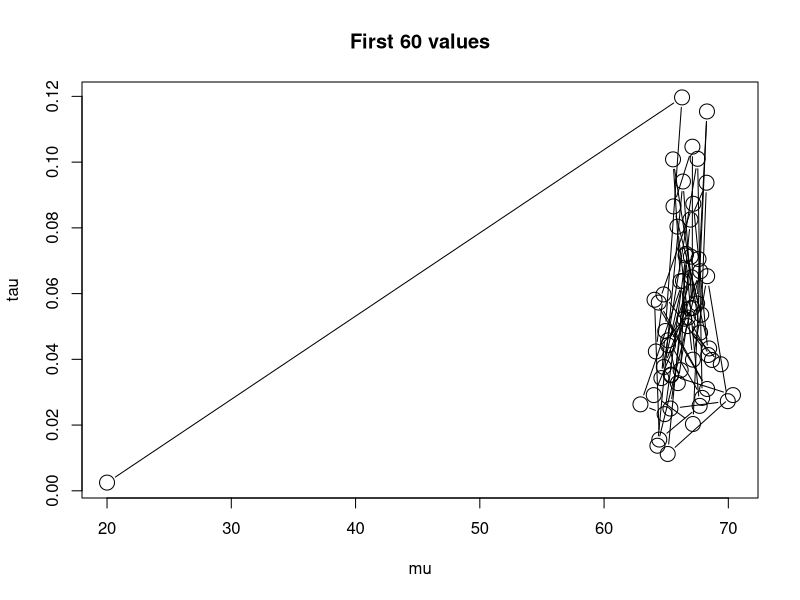
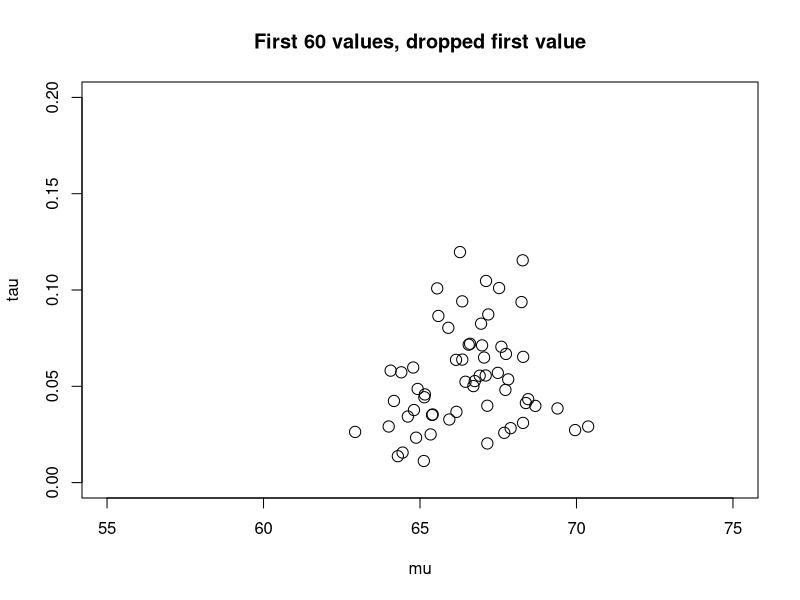
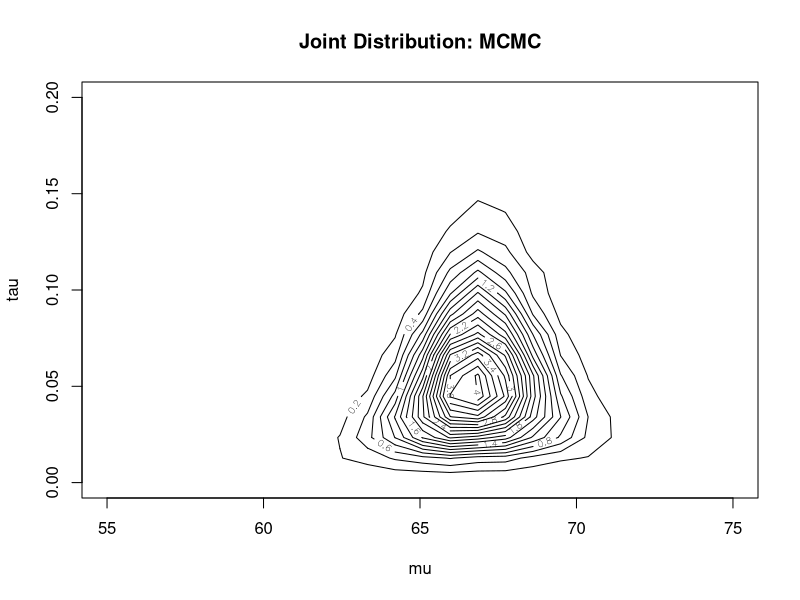
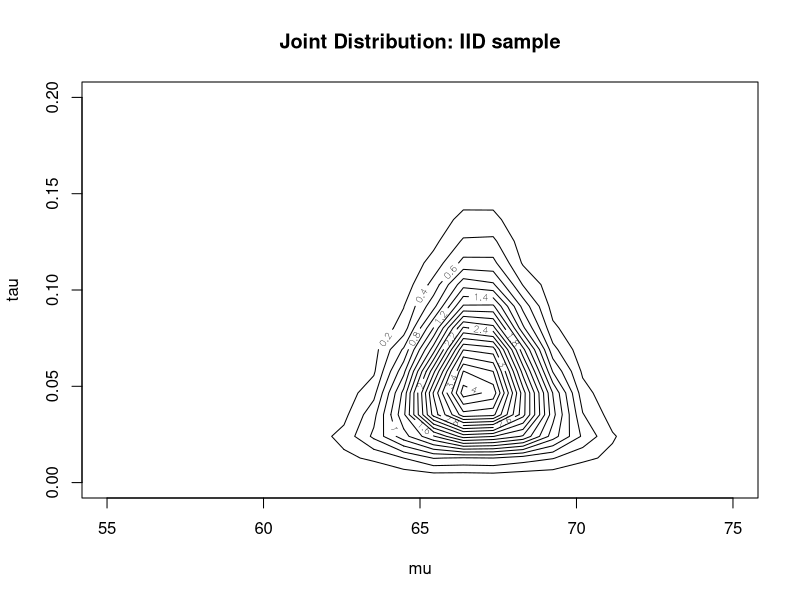
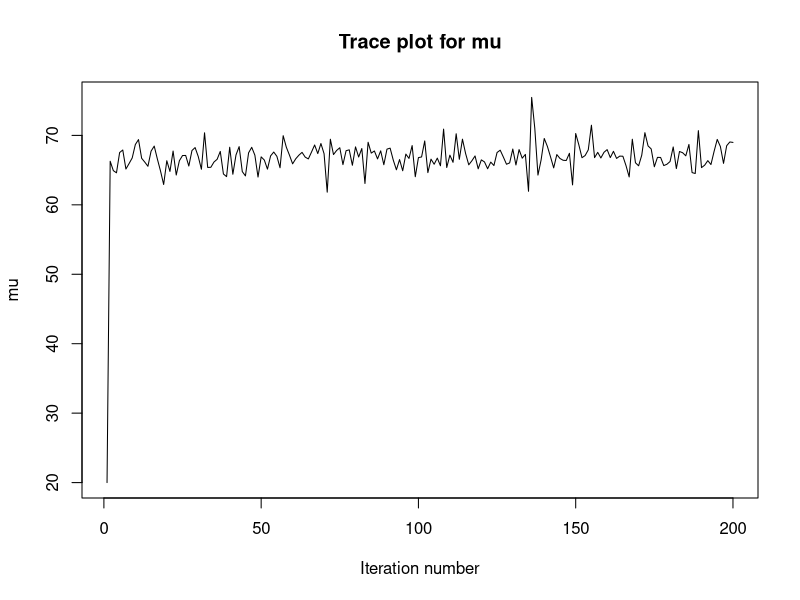
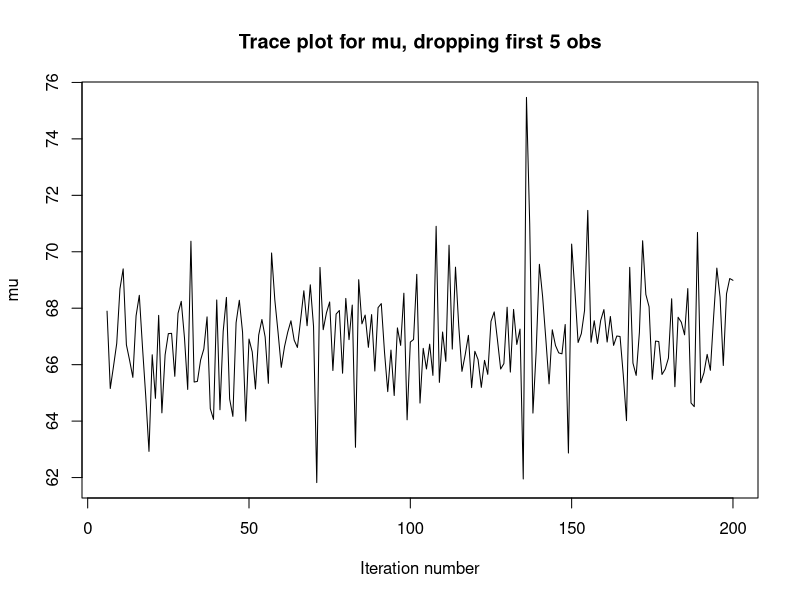
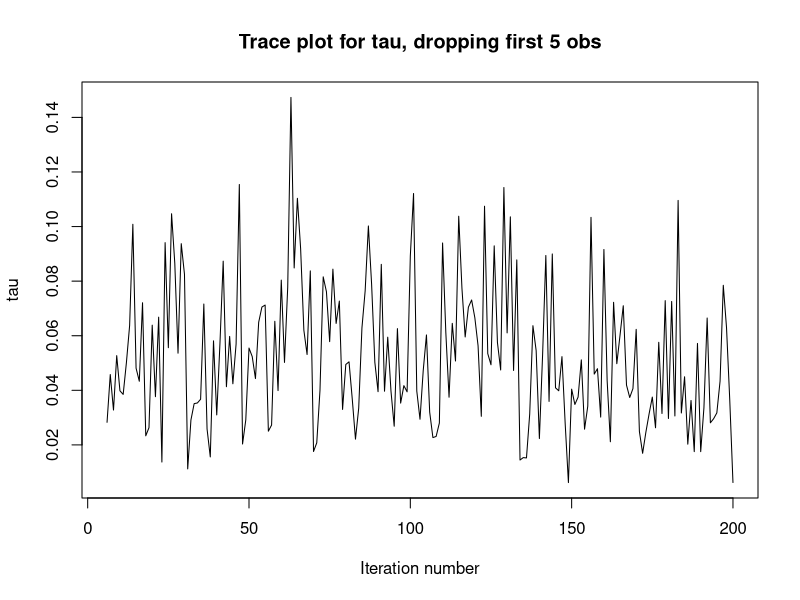
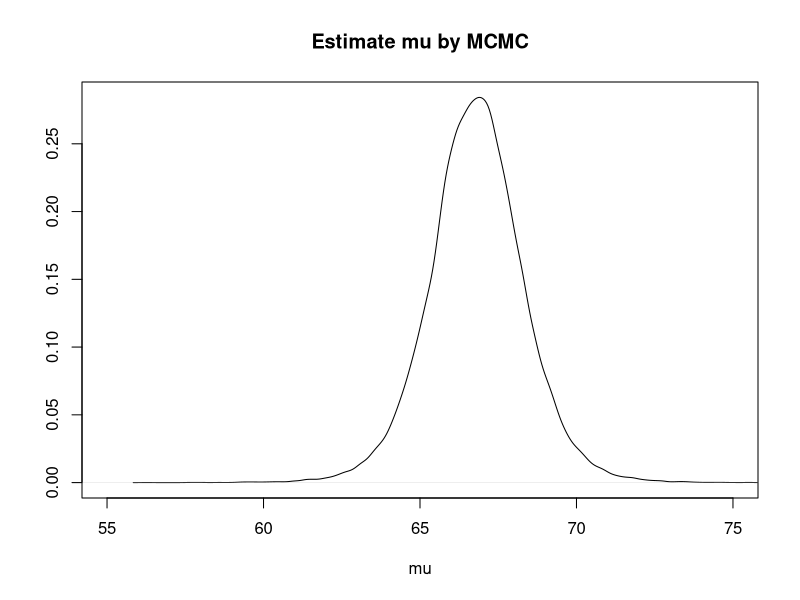

R code for these plots, in order:
#
#  SimpMCMCJpeg.r
#
#  modified from SimpMCMC.r, but output is now jpeg files....
#  -------------------
#
#  SimplMCMC.r
#  January 24,2011
#  This file will generate an MCMC sample of normal data 
#   and produce a series of plots for this data
#
#  NOTE: all plot files are saved to directory: 
#     "c:/mike workstation/bayescourse9/plots."   
#  You may want to change this....
#

# prior
mu0<-66; theta<-4; alp<-1; bet<-25

# data
x<-c(64, 73, 64, 63, 69, 71)
xbar<-mean(x)
n<-length(x)

# starting values
muStart<-20;tauStart<-0.0025;

#  MCMC parameters
nbig<-50000; 
set.seed(333); # The purpose of set.seed is to get the same random values

if(T){        # set to true to rerun the MCMC
# Initialize chain
mu<-rep(nbig, 0)
tau<-rep(nbig,0)

mu[1]<-muStart; tau[1]<-tauStart

mu0p<- (theta*mu0+n*xbar)/(theta+n)  # does not change in loop
alpp<-alp+(0.5)*(n+1)                # does not change in loop

tau0p<-rep(nbig,0)
betp<-rep(nbig,0)

for(i in 2:nbig){
	# sample mu
	tau0p[i]<-tau[i-1]*(n+theta)
	mu[i]<-rnorm(1,mean=mu0p,sd=1/sqrt(tau0p[i]))
	
	# sample tau
	betp[i]<- bet+ 0.5*( sum( (x-mu[i])^2) + theta*(mu[i]-mu0p)^2)
	tau[i]<-rgamma(1,alpp,betp[i])
}
}
#  the following command will give the first 20 values:
 cbind(mu,tau)[1:20,]

# The next group of plots will plot the values as the get sampled in time.  
#
# Please note, that the below command write the plots to a JPEG  file
# to the directory: ``\verb+c:/mike workstation/bayescourse9/plots+''. If you 
# don't have such a directory, then you need to create it or better yet, change
# the directory name in the below commands.


#
#  plots the values as they get sampled in time
#
jpeg(file="c:/mike workstation/bayescourse9/plots/lec2Ex7Sd.jpg")

iind1<-seq(1:60)

plot(mu[iind1],tau[iind1],type="n", xlab="mu", ylab="tau")
lines(mu[1:60],tau[1:60],type="b", cex=2)
title(main="First 60 values")

dev.off()
##################################

jpeg(file="c:/mike workstation/bayescourse9/plots/lec2Ex7S2c.jpg")

plot(mu[2:60],tau[2:60],type="p", xlab="mu", ylab="tau",
cex=1.5, xlim=c(55,75), ylim=c(0,.2),
main="First 60 values, dropped first value")

dev.off()

# The next set of commands compares the sampled joint distribution from the 
# MCMC method versus sampling the joint distribution using the know joint 
# distribution given in the second lecture.  Note, the below code uses the 
# function \verb+kde2d(...)+ which requires that the package "MASS" is loaded 
# in R.  

library(MASS)

jpeg(file="c:/mike workstation/bayescourse9/plots/lec2Ex7S2e.jpg")

contour(kde2d(mu[2:nbig],tau[2:nbig]),
xlab="mu", ylab="tau",
cex=1.5, xlim=c(55,75), ylim=c(0,.2),nlevels=19,
main="Joint Distribution: MCMC")

dev.off()

#####
xa1<-4;xb1<-71.797
xmu0<-66.80; xthep<-10
xn<-50000
xgam<-rgamma(xn,xa1,xb1)
xmu<-rnorm(xn,mean=xmu0, sd=1/sqrt(xthep*xgam))
#####

jpeg(file="c:/mike workstation/bayescourse9/plots/lec2Ex7S2f.jpg")

contour(kde2d(xmu,xgam),
xlab="mu", ylab="tau",
cex=1.5, xlim=c(55,75), ylim=c(0,.2),nlevels=19,
main="Joint Distribution: IID sample")

dev.off()


# The next group of plots are for the trace plots.  These plots are a simple 
# time plot of one of the parameters which is sampled with the MCMC algorithm.  
# That is, for a parameter $\theta$, let the m-th step sampled value be 
# $\theta^{(m)}$. Then, the plot is simply $m$ versus $\theta^{(m)}$.  



##########################################
#
#  trace plots
#
##########################################

jpeg(file="c:/mike workstation/bayescourse9/plots/lec2Ex7Ta.jpg")

iind2<-seq(1,200)
plot(iind2,mu[iind2],type="l", xlab="Iteration number", ylab="mu",
cex=1.5, 
main="Trace plot for mu")

dev.off()

jpeg(file="c:/mike workstation/bayescourse9/plots/lec2Ex7Tb.jpg")

iind2<-seq(1,200)
iind2a<-seq(6,200)

plot(iind2a,mu[iind2a],type="l", xlab="Iteration number", ylab="mu",
cex=1.5, main="Trace plot for mu, dropping first 5 obs")

dev.off()


jpeg(file="c:/mike workstation/bayescourse9/plots/lec2Ex7Td.jpg")

iind2<-seq(1,200)
iind2a<-seq(6,200)

plot(iind2a,tau[iind2a],type="l", xlab="Iteration number", ylab="tau",
cex=1.5, 
main="Trace plot for tau, dropping first 5 obs")

dev.off()

# The following sequence of plots show the estimated density of $\mu$ 
# calculated from a sample from a MCMC chain, from a sample of the 
# independent distribution, and a plot of the true posterior marginal 
# distribution.



##########################################
#
#  density plots
#
##########################################

jpeg(file="c:/mike workstation/bayescourse9/plots/lec2Ex7Dma.jpg")

plot(density(mu[-(1:5)]),type="l", xlab="mu", ylab=" ",
cex=1.5, xlim=c(55,75), main="Estimate mu by MCMC")

dev.off()

jpeg(file="c:/mike workstation/bayescourse9/plots/lec2Ex7Dmb.jpg")

plot(density(mu[-(1:5)]),type="l", xlab="mu", ylab=" ",
cex=1.5, xlim=c(55,75), main="Estimate mu by Independent Sampling")
lines(density(xmu),type="l")

dev.off()

jpeg(file="c:/mike workstation/bayescourse9/plots/lec2Ex7Dmc.jpg")

plot((dd<-density(mu[-(1:5)])),type="l", xlab="mu", ylab=" ",
cex=1.5, xlim=c(55,75),
main="True density of mu", col=1)

lines(density(xmu),type="l", col=2)
xx<-dd$x
c2<-1/sqrt( xb1/xa1/xthep)
tt<-(xx-xmu0)*c2
ddt<-dt(tt,2*xa1)*c2
lines(xx,ddt,type="l",col=3)

dev.off()


